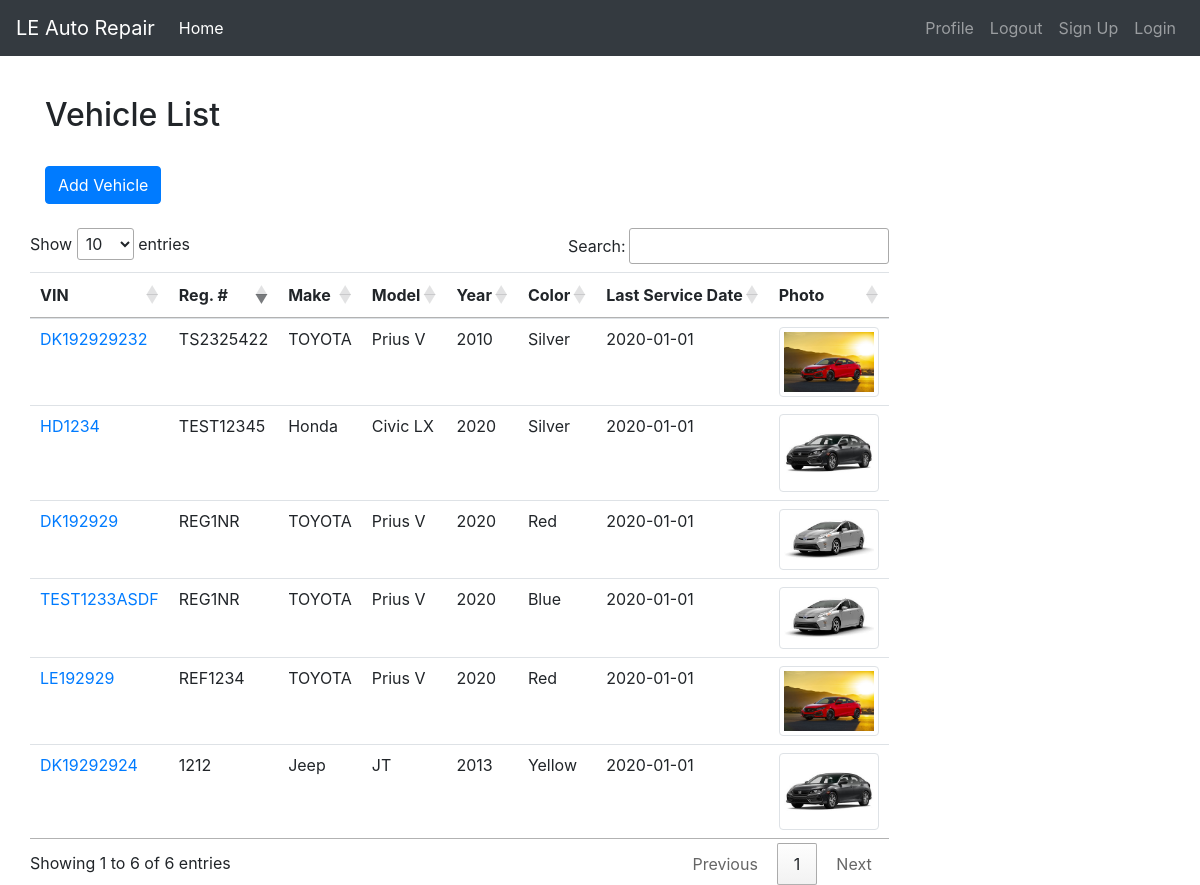
Before: /vehicle/list with the older database file.
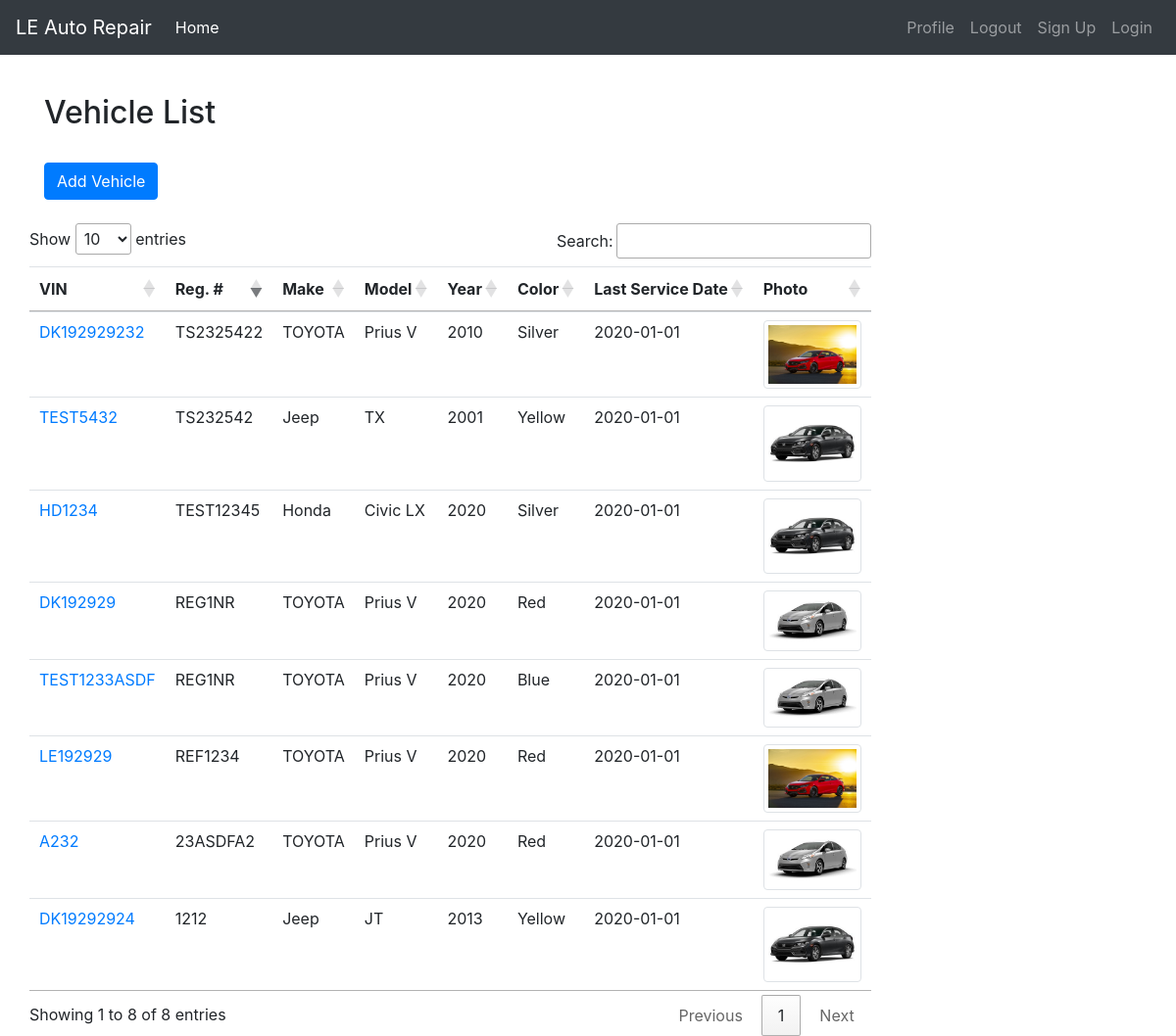
After: the same page with the newer database file.
### main/models.py (models this page shows, shortened)
class Vehicle(models.Model):
    vin = models.CharField(max_length=20, unique=True)
    reg_number = models.CharField(max_length=30, null=True, blank=True)
    make = models.CharField(max_length=30)
    model = models.CharField(max_length=200)
    year = models.CharField(max_length=4)
    color = models.CharField(max_length=30, null=True, blank=True)
    image = models.ImageField(upload_to='vehicle_image',null=True, blank=True, default='vehicle_image/placeholder.png')
    @property
    def get_last_service_date(self):
        return "2020-01-01"

### main/views.py (the view)
# urls.py: path('vehicle/list', ShowVehicleList, name="vehicle-list-view"),
def ShowVehicleList(request):
    vehicles = Vehicle.objects.all()
    context = {'vehicles': vehicles}
    return render(request, 'vehicle/vehicle_list_view.html', context)

### main/templates/vehicle/vehicle_list_view.html (shortened to what this page needs)
{% extends 'base.html' %}
{% block header %}<h2>Vehicle List</h2>{% endblock %}
{% block content %}
    <br>
    <a href="{%url 'vehicle-add-view' %}" class="btn btn-primary">Add Vehicle</a>
    <br>
    <br>
    <div class="row">
        <div class="'col-md-8 col-md-offset2">
            <table id="myTable" class="table table-hover">
              <thead>
                <tr>
                  <th scope="col">VIN</th>
                  <th scope="col">Reg. #</th>
                  <th scope="col">Make</th>
                  <th scope="col">Model</th>
                  <th scope="col">Year</th>
                  <th scope="col">Color</th>
                  <th scope="col">Last Service Date</th>
                  <th scope="col">Photo</th>
                </tr>
              </thead>
              <tbody>
                {% for vehicle in vehicles %}
                <tr>
                   <td><a href="{% url 'vehicle-detail-view' vehicle.pk %}">{{vehicle.vin}}</a></td>
                   <td>{{vehicle.reg_number}}</td>
                  <td>{{vehicle.make}}</td>
                  <td>{{vehicle.model}}</td>
                  <td>{{vehicle.year}}</td>
                  <td>{{vehicle.color}}</td>
                  <td>{{vehicle.get_last_service_date}}</td>
                  <td> <img class="img-thumbnail" width="100" height="40" src="{{vehicle.image.url}}"</td>
                </tr>
              {% endfor %}
              </tbody>
            </table>
        </div>
     </div>
{% endblock %}

### main/templates/base.html (shortened to what this page needs)
<!doctype html>
<html lang="en">
  <head>
    <link rel="stylesheet" href="https://stackpath.bootstrapcdn.com/bootstrap/4.5.0/css/bootstrap.min.css">
    <link rel="stylesheet" href="https://cdn.datatables.net/1.10.21/css/jquery.dataTables.min.css">
    <link rel="stylesheet" href="https://use.fontawesome.com/releases/v5.12.1/css/all.css">
  </head>
  <body>
    <nav class="navbar navbar-expand-lg navbar-dark bg-dark">
      <a class="navbar-brand" href="{% url 'home' %}">LE Auto Repair</a>
      <div class="collapse navbar-collapse" id="navbarSupportedContent">
        <ul class="navbar-nav mr-auto">
              <li class="nav-item active">
                 <a class="nav-link" href="{% url 'home' %}">Home</a>
              </li>
        </ul>
        <ul class="navbar-nav ml-auto">
              <li class="nav-item">
                <a class="nav-link" href="">Profile</a>
              </li>
               <li class="nav-item">
                <a class="nav-link" href="">Logout</a>
              </li>
              <li class="nav-item">
                  <a class="nav-link" href="">Sign Up</a>
              </li>
               <li class="nav-item">
                <a class="nav-link" href="">Login</a>
              </li>
        </ul>
      </div>
    </nav>
    <div class="container" style="margin-top: 20px">
        {% block header %}
        {% endblock %}
        {% block content%}
        {% endblock %}
    </div>
  </body>
</html>

Changed rows visible on the page:
added Vehicle: vin "A232", reg_number "23ASDFA2", make "TOYOTA", model "Prius V", year "2020", color "Red", get_last_service_date "2020-01-01", image (picture)
added Vehicle: vin "TEST5432", reg_number "TS232542", make "Jeep", model "TX", year "2001", color "Yellow", get_last_service_date "2020-01-01", image (picture)
Other visible differences:
text written by a page script: "Show entries Search: Showing 1 to 6 of 6 entries Previous 1 Next" → "Show entries Search: Showing 1 to 8 of 8 entries Previous 1 Next"
